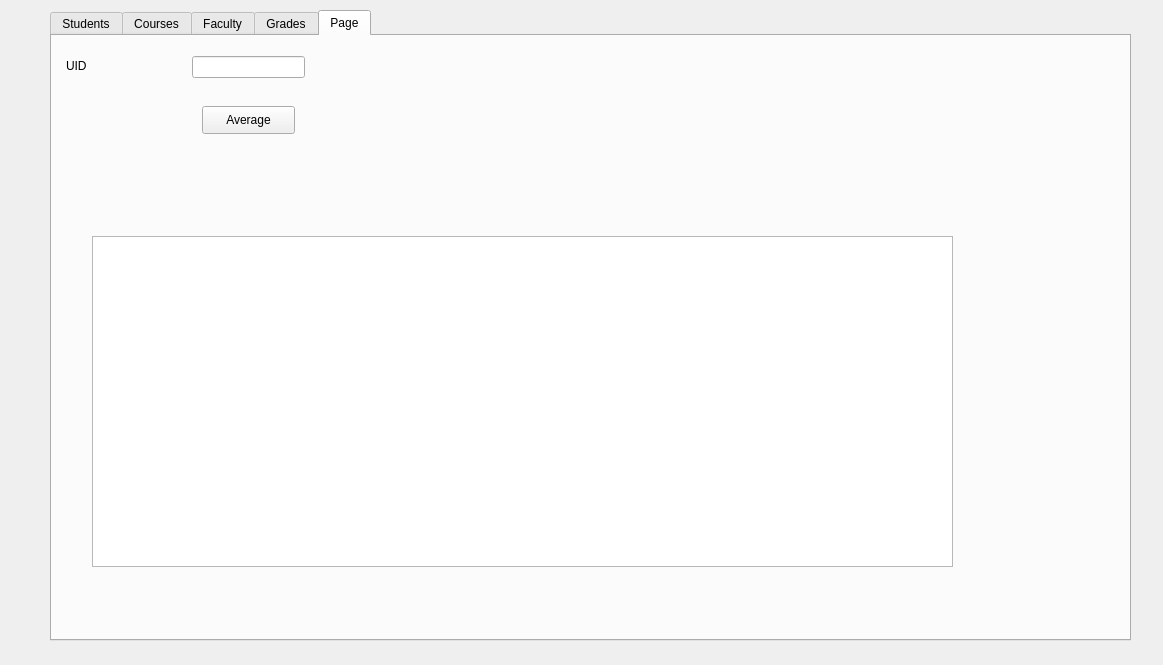
<?xml version="1.0" encoding="UTF-8"?>
<ui version="4.0">
 <class>SecDialog</class>
 <widget class="QDialog" name="SecDialog">
  <property name="geometry">
   <rect>
    <x>0</x>
    <y>0</y>
    <width>1163</width>
    <height>665</height>
   </rect>
  </property>
  <property name="windowTitle">
   <string>Dialog</string>
  </property>
  <widget class="QTabWidget" name="tabWidget">
   <property name="geometry">
    <rect>
     <x>50</x>
     <y>10</y>
     <width>1081</width>
     <height>631</height>
    </rect>
   </property>
   <property name="currentIndex">
    <number>4</number>
   </property>
   <widget class="QWidget" name="Students">
    <attribute name="title">
     <string>Students</string>
    </attribute>
    <widget class="QLineEdit" name="sname">
     <property name="geometry">
      <rect>
       <x>140</x>
       <y>50</y>
       <width>113</width>
       <height>22</height>
      </rect>
     </property>
     <property name="text">
      <string/>
     </property>
    </widget>
    <widget class="QLabel" name="label_2">
     <property name="geometry">
      <rect>
       <x>14</x>
       <y>50</y>
       <width>91</width>
       <height>20</height>
      </rect>
     </property>
     <property name="text">
      <string>Student Name</string>
     </property>
    </widget>
    <widget class="QLabel" name="label">
     <property name="geometry">
      <rect>
       <x>14</x>
       <y>20</y>
       <width>91</width>
       <height>20</height>
      </rect>
     </property>
     <property name="text">
      <string>UID</string>
     </property>
    </widget>
    <widget class="QLineEdit" name="uid">
     <property name="geometry">
      <rect>
       <x>140</x>
       <y>20</y>
       <width>113</width>
       <height>22</height>
      </rect>
     </property>
     <property name="text">
      <string/>
     </property>
    </widget>
    <widget class="QTableView" name="tableView">
     <property name="geometry">
      <rect>
       <x>40</x>
       <y>200</y>
       <width>861</width>
       <height>331</height>
      </rect>
     </property>
    </widget>
    <widget class="QPushButton" name="pushButton_4_refresh">
     <property name="geometry">
      <rect>
       <x>430</x>
       <y>540</y>
       <width>93</width>
       <height>28</height>
      </rect>
     </property>
     <property name="text">
      <string>Refresh</string>
     </property>
    </widget>
    <widget class="QLabel" name="label_sec_status">
     <property name="geometry">
      <rect>
       <x>20</x>
       <y>570</y>
       <width>191</width>
       <height>16</height>
      </rect>
     </property>
     <property name="text">
      <string>TextLabel</string>
     </property>
    </widget>
    <widget class="QLabel" name="label_3">
     <property name="geometry">
      <rect>
       <x>14</x>
       <y>80</y>
       <width>101</width>
       <height>20</height>
      </rect>
     </property>
     <property name="text">
      <string>Graduation Date</string>
     </property>
    </widget>
    <widget class="QLineEdit" name="grad">
     <property name="geometry">
      <rect>
       <x>140</x>
       <y>80</y>
       <width>113</width>
       <height>22</height>
      </rect>
     </property>
     <property name="text">
      <string/>
     </property>
    </widget>
    <widget class="QPushButton" name="pushButton">
     <property name="geometry">
      <rect>
       <x>188</x>
       <y>151</y>
       <width>75</width>
       <height>23</height>
      </rect>
     </property>
     <property name="text">
      <string>Save</string>
     </property>
    </widget>
    <widget class="QPushButton" name="pushButton_2_update">
     <property name="geometry">
      <rect>
       <x>269</x>
       <y>151</y>
       <width>75</width>
       <height>23</height>
      </rect>
     </property>
     <property name="text">
      <string>Update</string>
     </property>
    </widget>
    <widget class="QPushButton" name="pushButton_3_delete">
     <property name="geometry">
      <rect>
       <x>350</x>
       <y>151</y>
       <width>75</width>
       <height>23</height>
      </rect>
     </property>
     <property name="text">
      <string>Delete</string>
     </property>
    </widget>
    <widget class="QLineEdit" name="major">
     <property name="geometry">
      <rect>
       <x>140</x>
       <y>110</y>
       <width>113</width>
       <height>22</height>
      </rect>
     </property>
     <property name="text">
      <string/>
     </property>
    </widget>
    <widget class="QLabel" name="label_4">
     <property name="geometry">
      <rect>
       <x>14</x>
       <y>110</y>
       <width>101</width>
       <height>20</height>
      </rect>
     </property>
     <property name="text">
      <string>Major</string>
     </property>
    </widget>
   </widget>
   <widget class="QWidget" name="tab_2">
    <attribute name="title">
     <string>Courses</string>
    </attribute>
    <widget class="QLabel" name="label_credit">
     <property name="geometry">
      <rect>
       <x>14</x>
       <y>110</y>
       <width>101</width>
       <height>20</height>
      </rect>
     </property>
     <property name="text">
      <string>Credits</string>
     </property>
    </widget>
    <widget class="QLabel" name="label_semester">
     <property name="geometry">
      <rect>
       <x>330</x>
       <y>80</y>
       <width>101</width>
       <height>20</height>
      </rect>
     </property>
     <property name="text">
      <string>Semester</string>
     </property>
    </widget>
    <widget class="QLineEdit" name="cname">
     <property name="geometry">
      <rect>
       <x>140</x>
       <y>50</y>
       <width>113</width>
       <height>22</height>
      </rect>
     </property>
     <property name="text">
      <string/>
     </property>
    </widget>
    <widget class="QLineEdit" name="dept">
     <property name="geometry">
      <rect>
       <x>140</x>
       <y>80</y>
       <width>113</width>
       <height>22</height>
      </rect>
     </property>
     <property name="text">
      <string/>
     </property>
    </widget>
    <widget class="QLabel" name="label_cname">
     <property name="geometry">
      <rect>
       <x>14</x>
       <y>50</y>
       <width>91</width>
       <height>20</height>
      </rect>
     </property>
     <property name="text">
      <string>Course Name</string>
     </property>
    </widget>
    <widget class="QLabel" name="label_days">
     <property name="geometry">
      <rect>
       <x>330</x>
       <y>20</y>
       <width>91</width>
       <height>20</height>
      </rect>
     </property>
     <property name="text">
      <string>Days</string>
     </property>
    </widget>
    <widget class="QLabel" name="label_dept">
     <property name="geometry">
      <rect>
       <x>14</x>
       <y>80</y>
       <width>101</width>
       <height>20</height>
      </rect>
     </property>
     <property name="text">
      <string>Department</string>
     </property>
    </widget>
    <widget class="QLabel" name="label_crn">
     <property name="geometry">
      <rect>
       <x>14</x>
       <y>20</y>
       <width>91</width>
       <height>20</height>
      </rect>
     </property>
     <property name="text">
      <string>CRN</string>
     </property>
    </widget>
    <widget class="QLineEdit" name="crn">
     <property name="geometry">
      <rect>
       <x>140</x>
       <y>20</y>
       <width>113</width>
       <height>22</height>
      </rect>
     </property>
     <property name="text">
      <string/>
     </property>
    </widget>
    <widget class="QLineEdit" name="time">
     <property name="geometry">
      <rect>
       <x>456</x>
       <y>50</y>
       <width>113</width>
       <height>22</height>
      </rect>
     </property>
     <property name="text">
      <string/>
     </property>
    </widget>
    <widget class="QLabel" name="label_time">
     <property name="geometry">
      <rect>
       <x>330</x>
       <y>50</y>
       <width>91</width>
       <height>20</height>
      </rect>
     </property>
     <property name="text">
      <string>Time</string>
     </property>
    </widget>
    <widget class="QLineEdit" name="days">
     <property name="geometry">
      <rect>
       <x>456</x>
       <y>20</y>
       <width>113</width>
       <height>22</height>
      </rect>
     </property>
     <property name="text">
      <string/>
     </property>
    </widget>
    <widget class="QLineEdit" name="semester">
     <property name="geometry">
      <rect>
       <x>456</x>
       <y>80</y>
       <width>113</width>
       <height>22</height>
      </rect>
     </property>
     <property name="text">
      <string/>
     </property>
    </widget>
    <widget class="QLineEdit" name="credits">
     <property name="geometry">
      <rect>
       <x>140</x>
       <y>110</y>
       <width>113</width>
       <height>22</height>
      </rect>
     </property>
     <property name="text">
      <string/>
     </property>
    </widget>
    <widget class="QPushButton" name="pushButton_2_update_c">
     <property name="geometry">
      <rect>
       <x>269</x>
       <y>150</y>
       <width>75</width>
       <height>23</height>
      </rect>
     </property>
     <property name="text">
      <string>Update</string>
     </property>
    </widget>
    <widget class="QPushButton" name="pushButton_3_delete_c">
     <property name="geometry">
      <rect>
       <x>350</x>
       <y>150</y>
       <width>75</width>
       <height>23</height>
      </rect>
     </property>
     <property name="text">
      <string>Delete</string>
     </property>
    </widget>
    <widget class="QPushButton" name="pushButton_3_save_c">
     <property name="geometry">
      <rect>
       <x>188</x>
       <y>150</y>
       <width>75</width>
       <height>23</height>
      </rect>
     </property>
     <property name="text">
      <string>Save</string>
     </property>
    </widget>
    <widget class="QTableView" name="tableView_3">
     <property name="geometry">
      <rect>
       <x>40</x>
       <y>200</y>
       <width>861</width>
       <height>331</height>
      </rect>
     </property>
    </widget>
    <widget class="QPushButton" name="pushButton_4_refresh_c">
     <property name="geometry">
      <rect>
       <x>430</x>
       <y>540</y>
       <width>93</width>
       <height>28</height>
      </rect>
     </property>
     <property name="text">
      <string>Refresh</string>
     </property>
    </widget>
   </widget>
   <widget class="QWidget" name="tab_3">
    <attribute name="title">
     <string>Faculty</string>
    </attribute>
    <widget class="QPushButton" name="pushButton_4_refresh_f">
     <property name="geometry">
      <rect>
       <x>430</x>
       <y>540</y>
       <width>93</width>
       <height>28</height>
      </rect>
     </property>
     <property name="text">
      <string>Refresh</string>
     </property>
    </widget>
    <widget class="QPushButton" name="pushButton_2_update_f">
     <property name="geometry">
      <rect>
       <x>269</x>
       <y>151</y>
       <width>75</width>
       <height>23</height>
      </rect>
     </property>
     <property name="text">
      <string>Update</string>
     </property>
    </widget>
    <widget class="QLineEdit" name="fname">
     <property name="geometry">
      <rect>
       <x>140</x>
       <y>50</y>
       <width>113</width>
       <height>22</height>
      </rect>
     </property>
     <property name="text">
      <string/>
     </property>
    </widget>
    <widget class="QLineEdit" name="fdept">
     <property name="geometry">
      <rect>
       <x>140</x>
       <y>80</y>
       <width>113</width>
       <height>22</height>
      </rect>
     </property>
     <property name="text">
      <string/>
     </property>
    </widget>
    <widget class="QTableView" name="tableView_4">
     <property name="geometry">
      <rect>
       <x>40</x>
       <y>200</y>
       <width>861</width>
       <height>331</height>
      </rect>
     </property>
    </widget>
    <widget class="QLabel" name="label_9">
     <property name="geometry">
      <rect>
       <x>14</x>
       <y>50</y>
       <width>91</width>
       <height>20</height>
      </rect>
     </property>
     <property name="text">
      <string>Faculty Name</string>
     </property>
    </widget>
    <widget class="QLabel" name="label_11">
     <property name="geometry">
      <rect>
       <x>14</x>
       <y>80</y>
       <width>101</width>
       <height>20</height>
      </rect>
     </property>
     <property name="text">
      <string>Department</string>
     </property>
    </widget>
    <widget class="QLabel" name="label_12">
     <property name="geometry">
      <rect>
       <x>14</x>
       <y>20</y>
       <width>91</width>
       <height>20</height>
      </rect>
     </property>
     <property name="text">
      <string>UID</string>
     </property>
    </widget>
    <widget class="QLineEdit" name="uid_faculty">
     <property name="geometry">
      <rect>
       <x>140</x>
       <y>20</y>
       <width>113</width>
       <height>22</height>
      </rect>
     </property>
     <property name="text">
      <string/>
     </property>
    </widget>
    <widget class="QPushButton" name="pushButton_3_delete_f">
     <property name="geometry">
      <rect>
       <x>350</x>
       <y>151</y>
       <width>75</width>
       <height>23</height>
      </rect>
     </property>
     <property name="text">
      <string>Delete</string>
     </property>
    </widget>
    <widget class="QPushButton" name="pushButton_save_f">
     <property name="geometry">
      <rect>
       <x>188</x>
       <y>151</y>
       <width>75</width>
       <height>23</height>
      </rect>
     </property>
     <property name="text">
      <string>Save</string>
     </property>
    </widget>
   </widget>
   <widget class="QWidget" name="tab">
    <attribute name="title">
     <string>Grades</string>
    </attribute>
    <widget class="QPushButton" name="pushButton_4_refresh_g">
     <property name="geometry">
      <rect>
       <x>430</x>
       <y>540</y>
       <width>93</width>
       <height>28</height>
      </rect>
     </property>
     <property name="text">
      <string>Refresh</string>
     </property>
    </widget>
    <widget class="QLabel" name="label_13">
     <property name="geometry">
      <rect>
       <x>14</x>
       <y>110</y>
       <width>101</width>
       <height>20</height>
      </rect>
     </property>
     <property name="text">
      <string>Grade</string>
     </property>
    </widget>
    <widget class="QPushButton" name="pushButton_2_update_g">
     <property name="geometry">
      <rect>
       <x>269</x>
       <y>151</y>
       <width>75</width>
       <height>23</height>
      </rect>
     </property>
     <property name="text">
      <string>Update</string>
     </property>
    </widget>
    <widget class="QLineEdit" name="crn_g">
     <property name="geometry">
      <rect>
       <x>140</x>
       <y>50</y>
       <width>113</width>
       <height>22</height>
      </rect>
     </property>
     <property name="text">
      <string/>
     </property>
    </widget>
    <widget class="QLineEdit" name="semester_g">
     <property name="geometry">
      <rect>
       <x>140</x>
       <y>80</y>
       <width>113</width>
       <height>22</height>
      </rect>
     </property>
     <property name="text">
      <string/>
     </property>
    </widget>
    <widget class="QTableView" name="tableView_5">
     <property name="geometry">
      <rect>
       <x>40</x>
       <y>200</y>
       <width>861</width>
       <height>331</height>
      </rect>
     </property>
    </widget>
    <widget class="QLabel" name="label_14">
     <property name="geometry">
      <rect>
       <x>14</x>
       <y>50</y>
       <width>91</width>
       <height>20</height>
      </rect>
     </property>
     <property name="text">
      <string>CRN</string>
     </property>
    </widget>
    <widget class="QLabel" name="label_15">
     <property name="geometry">
      <rect>
       <x>14</x>
       <y>80</y>
       <width>101</width>
       <height>20</height>
      </rect>
     </property>
     <property name="text">
      <string>Semester</string>
     </property>
    </widget>
    <widget class="QLabel" name="label_16">
     <property name="geometry">
      <rect>
       <x>14</x>
       <y>20</y>
       <width>91</width>
       <height>20</height>
      </rect>
     </property>
     <property name="text">
      <string>UID</string>
     </property>
    </widget>
    <widget class="QLineEdit" name="uid_g">
     <property name="geometry">
      <rect>
       <x>140</x>
       <y>20</y>
       <width>113</width>
       <height>22</height>
      </rect>
     </property>
     <property name="text">
      <string/>
     </property>
    </widget>
    <widget class="QPushButton" name="pushButton_3_delete_g">
     <property name="geometry">
      <rect>
       <x>350</x>
       <y>151</y>
       <width>75</width>
       <height>23</height>
      </rect>
     </property>
     <property name="text">
      <string>Delete</string>
     </property>
    </widget>
    <widget class="QPushButton" name="pushButton_save_g">
     <property name="geometry">
      <rect>
       <x>188</x>
       <y>151</y>
       <width>75</width>
       <height>23</height>
      </rect>
     </property>
     <property name="text">
      <string>Save</string>
     </property>
    </widget>
    <widget class="QLineEdit" name="grade">
     <property name="geometry">
      <rect>
       <x>140</x>
       <y>110</y>
       <width>113</width>
       <height>22</height>
      </rect>
     </property>
     <property name="text">
      <string/>
     </property>
    </widget>
   </widget>
   <widget class="QWidget" name="tab_4">
    <attribute name="title">
     <string>Page</string>
    </attribute>
    <widget class="QPushButton" name="pushButton_4_average">
     <property name="geometry">
      <rect>
       <x>150</x>
       <y>70</y>
       <width>93</width>
       <height>28</height>
      </rect>
     </property>
     <property name="text">
      <string>Average</string>
     </property>
    </widget>
    <widget class="QTableView" name="tableView_6">
     <property name="geometry">
      <rect>
       <x>40</x>
       <y>200</y>
       <width>861</width>
       <height>331</height>
      </rect>
     </property>
    </widget>
    <widget class="QLineEdit" name="uid_avg">
     <property name="geometry">
      <rect>
       <x>140</x>
       <y>20</y>
       <width>113</width>
       <height>22</height>
      </rect>
     </property>
     <property name="text">
      <string/>
     </property>
    </widget>
    <widget class="QLabel" name="label_17">
     <property name="geometry">
      <rect>
       <x>14</x>
       <y>20</y>
       <width>91</width>
       <height>20</height>
      </rect>
     </property>
     <property name="text">
      <string>UID</string>
     </property>
    </widget>
   </widget>
  </widget>
 </widget>
 <resources/>
 <connections/>
</ui>
